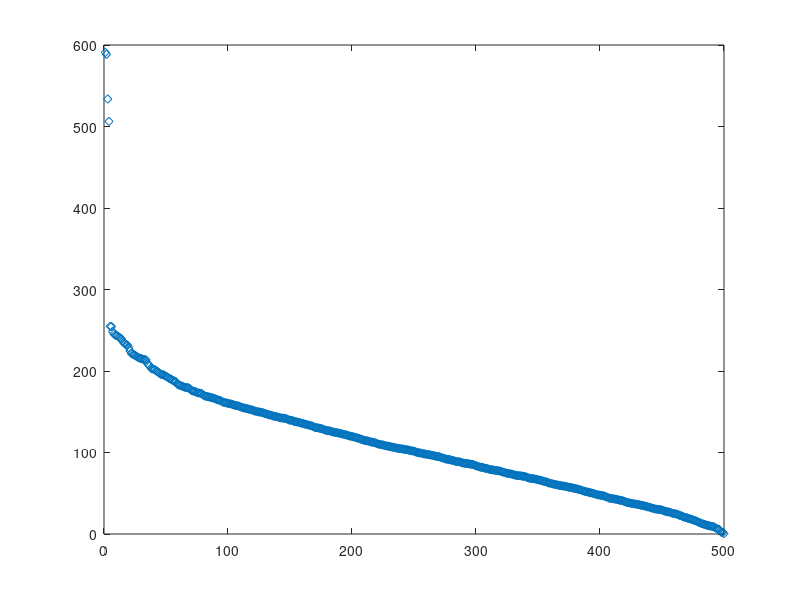

Here is the MATLAB script that generated this plot: (Note: this script raises an error after producing the figure.)
%----------------------------------------------------------------------------------------------------
% "If you want to find the secrets of the universe, think in terms of energy, frequency & vibration."
%                                                           —— Nikola Tesla
%----------------------------------------------------------------------------------------------------
%  *[Overview]
%   This DEMO is used to demonstrate the robustness of the SRSA method to the K_guess value. 
%----------------------------------------------------------------------------------------------------
%  *[K_guess @ line 76]
%   By assigning different K_guess values, spectral analyses of the same time series can be       ...
%   obtained (as visualized in Figure 2).
%      *[Caption for Figure 2]
%       subplot (a): Normalized Fourier spectrum (baseline reference).
%       subplot (b): 2D SR spectrum using the correct K_true = 4 (as reference).
%       subplot (c): SR spectra obtained using different K_guess values.As discussed in the       ...
%                    manuscript, a higher-dimensional noise subspace increases robustness to the  ...
%                    choice of K_guess. For this reason, subplot (c) uses the maximum L value to  ...
%                    perform the SR analysis. Although the singular spectrum may lose a clear     ...
%                    perception of the characteristic dimension boundary at higher noise levels,  ...
%                    it still provides a useful reference for choosing an initial K_guess. Note   ...
%                    that the difference in the SR spectra obtained with different initial guesses...
%                    is small and hints at the correct K_true value.
%       subplot (d): Frequency-domain stacking of subplot (b). This corresponds to the "stacked   ...
%                    spectrum" described in the manuscript. For simplicity, an averaged spectrum  ...
%                    is shown here.
%       note       ：The noise level can be adjusted at line 34 (recommended range: 0–4).
%----------------------------------------------------------------------------------------------------
% Author      :   Zhifeng Chen
% E-mail      :   zfchen@whu.edu.cn
% Created     :   2026-01-20  
%----------------------------------------------------------------------------------------------------

% Data simulation (complex sequences to display anterograde and retrograde bilateral spectra)
close all;clc;clear;
WNL             =   4;              % Gaussian white noise level control 
K_true          =   4;
%
DeltaT          =   1;              % sampling interval (s)
N               =   1000;           % total number of samples (1)  
t               =   (0:N-1)*DeltaT; % time (s)
%
f1              =   0.02;           % freq1
f2              =   -0.05;          % freq2
f3              =   0.10;           % freq3
f4              =   -0.45;          % freq4
%
y1              =   exp(1i*(2*pi*f1)*t); % com1
y2              =   exp(1i*(2*pi*f2)*t); % com2
y3              =   exp(1i*(2*pi*f3)*t); % com3      
y4              =   exp(1i*(2*pi*f4)*t); % com4 
y               =   y1+y2+y3+y4;         % noiseless time series
noiese          =   normrnd(0,WNL,1,N)+1i*normrnd(0,WNL,1,N);
yn              =   y+noiese;            % y + Gaussian white noise
% Get singular spectrum
P               =   fix(N/2);                           % row window length
L               =   N+1-P;                              % column window length
H               =   zeros(L,P);                         % initialize Hankle matrix
for i = 0:(L-1)
    H(i+1,:) = yn(i+1:i+P);                             % build Hankle matrix
end 
[~,SUM,~]       =   svd(H);                             % perform SVD decomposition  
nonzero         =   nonzeros(SUM);                      
singularV       =   sort(nonzero,'descend');            % singular value            
singularSN      =   1:length(singularV);                % singular value serial number
% Show singular value spectrum
figure(1)
plot(singularSN,singularV, 'd');
% Fourier transform to obtain the Fourier spectrum and normalized for comparison under the same standard.
f0                          =   (0:3*N-1)/DeltaT/N/3;
FFTf                        =   f0-f0(fix(3*N/2)+1);                         % bilateral spectrum
FFTp                        =   abs(fftshift(fft((yn.').*hann(N),3*N)))*2/N; % Fourier transform
NormFFTp                    =   (FFTp-min(FFTp))./(max(FFTp)-min(FFTp));     % Fourier spectrum normalization 
% perform SRSA to obtain SR spectrum
R                           =   1;                   % super-resolution ratio
f0                          =   (0:R*N-1)/DeltaT/N/R;% candidate frequencies for interference-response test  
SRSf                        =   f0-f0(fix(R*N/2)+1);              % bilateral spectrum
K_guess                     =   2; % specify K value, for example, such as pick between [1, 20], even bigger
[SRSf,LVec,SRSp]            =   DoSRSA(yn,DeltaT,SRSf,10,K_guess);% perform SRSA 
[~   ,LVet,SRSt]            =   DoSRSA(yn,DeltaT,SRSf,10,K_true); % perform SRSA (K_true = 4)
%  
figure(2);
tiledlayout(2,2);
% === subplot (a)
nexttile(1)
plot(FFTf,NormFFTp,'k-','LineWidth',1);hold on;
legend('FFT','box','off');
ylabel('Norm Amp');
text(0.02,0.92,'(a)','Units','normalized','FontWeight','bold','FontSize',12);
% === subplot (b)
nexttile(2)
pcolor(SRSf,LVet(:,2)/10,SRSt);
shading interp;colormap('pink');
ylabel('2D SRS');
text(0.02,0.92,'(b)','Units','normalized','FontWeight','bold','FontSize',12,'Color','w');
text(0.2,0.95, sprintf('$K_{ture} = %d$',K_true),'Interpreter','latex', ...
                       'Color','w','Units','normalized','FontSize',12,'FontWeight','bold');
% === subplot (c)               
nexttile(3)
plot(SRSf,SRSp(1,:),'b-','LineWidth',1);
legend('SRSA($L=L_{max}$)','Interpreter','latex','box','off');
ylabel('Norm Amp');
text(0.020,0.92,'(c)','Units','normalized','FontWeight','bold','FontSize',12);
text(0.2,0.95, sprintf('specify $K_{guess} = %d$',K_guess),'Interpreter','latex', ...
                       'Units','normalized','FontSize',12,'FontWeight','bold');
% === subplot (d)
nexttile(4)
plot(SRSf,mean(SRSt(19:39,:),1),'k-');
xlabel('Frequency (Hz)');ylabel('mean spectrum')
text(0.02,0.92,'(d)','Units','normalized','FontWeight','bold','FontSize',12);
text(0.2,0.95, sprintf('spectral stacking'),'Interpreter','latex', ...
                       'Units','normalized','FontSize',12,'FontWeight','bold');
